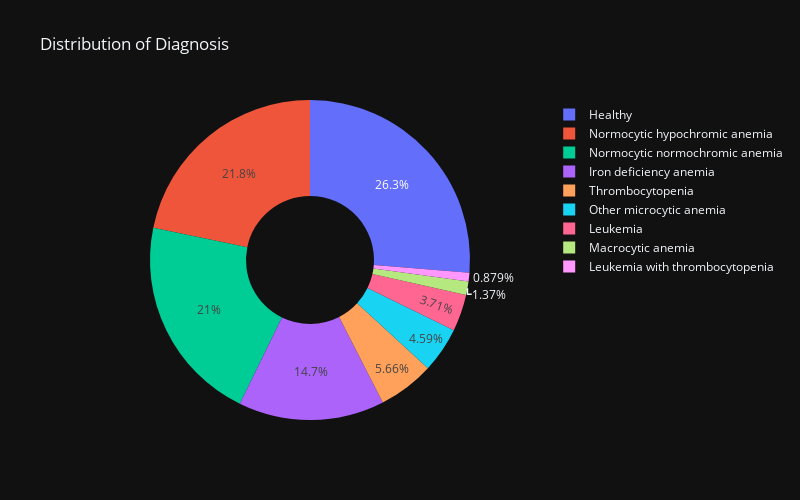

The notebook cell this image was saved under:
### Markdown cell above
### Exploratory Data Analysis

### Code cell
# class distribution of target variable
target = ytrain.value_counts()
target_df = pd.DataFrame(target).reset_index()
target_df.columns = ['Diagnosis', 'Count']


fig = px.pie(data_frame=target_df, values='Count', names='Diagnosis', 
             hole=0.4,
             width=800, height=500, 
             template='plotly_dark', 
             title='Distribution of Diagnosis')
fig.show()

### Figure 1 — Plotly figure (JSON) as saved in the notebook; plotly's stock layout.template omitted (floating-point values rounded to 4 significant figures)
{"data": [{"domain": {"x": [0, 1], "y": [0, 1]}, "hole": 0.4, "hovertemplate": "Diagnosis=%{label}<br>Count=%{value}<extra></extra>", "labels": ["Healthy", "Normocytic hypochromic anemia", "Normocytic normochromic anemia", "Iron deficiency anemia", "Thrombocytopenia", "Other microcytic anemia", "Leukemia", "Macrocytic anemia", "Leukemia with thrombocytopenia"], "legendgroup": "", "name": "", "showlegend": true, "type": "pie", "values": [269, 223, 215, 151, 58, 47, 38, 14, 9]}], "layout": {"height": 500, "legend": {"tracegroupgap": 0}, "title": {"text": "Distribution of Diagnosis"}, "width": 800}}
